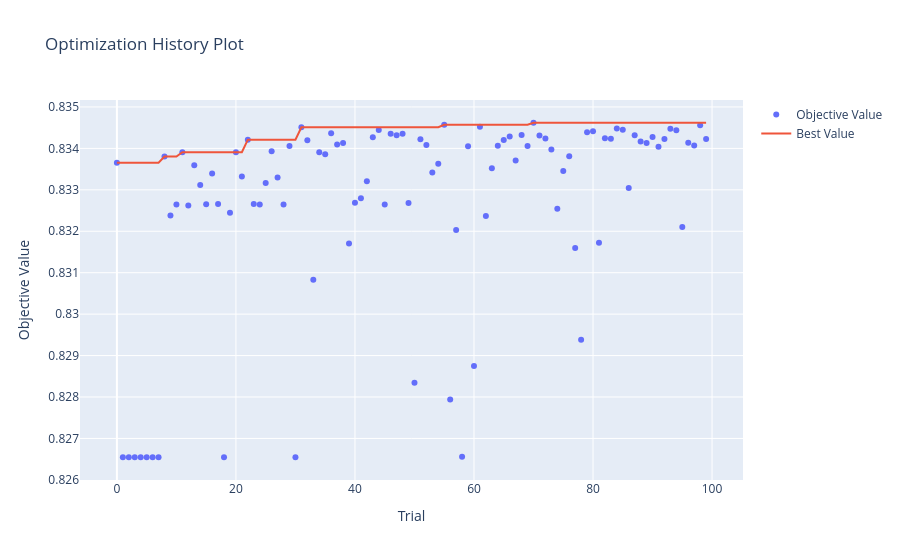

The cell this chart's notebook holds for it:
### Code cell
plot_optimization_history(dstudy).show()
